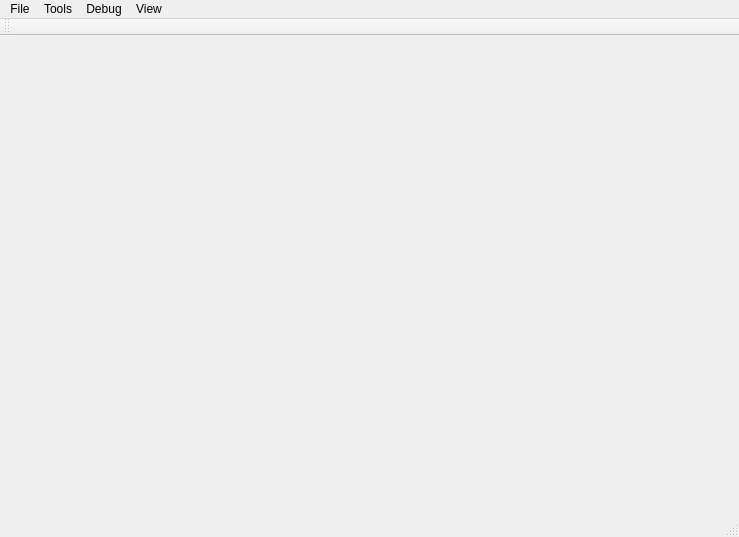
<?xml version="1.0" encoding="UTF-8"?>
<ui version="4.0">
 <class>CoffeeGameEditor</class>
 <widget class="QMainWindow" name="CoffeeGameEditor">
  <property name="geometry">
   <rect>
    <x>0</x>
    <y>0</y>
    <width>739</width>
    <height>537</height>
   </rect>
  </property>
  <property name="windowTitle">
   <string>Coffee Game Environment</string>
  </property>
  <widget class="QWidget" name="centralwidget">
   <layout class="QGridLayout" name="gridLayout"/>
  </widget>
  <widget class="QMenuBar" name="menubar">
   <property name="geometry">
    <rect>
     <x>0</x>
     <y>0</y>
     <width>739</width>
     <height>22</height>
    </rect>
   </property>
   <widget class="QMenu" name="menuFile">
    <property name="title">
     <string>File</string>
    </property>
    <addaction name="separator"/>
    <addaction name="actionQuit"/>
   </widget>
   <widget class="QMenu" name="menuTools">
    <property name="title">
     <string>Tools</string>
    </property>
   </widget>
   <widget class="QMenu" name="menuDebug">
    <property name="title">
     <string>Debug</string>
    </property>
    <addaction name="actionClear_log"/>
   </widget>
   <widget class="QMenu" name="menuView">
    <property name="title">
     <string>View</string>
    </property>
    <addaction name="actionToolbar"/>
   </widget>
   <addaction name="menuFile"/>
   <addaction name="menuTools"/>
   <addaction name="menuDebug"/>
   <addaction name="menuView"/>
  </widget>
  <widget class="QStatusBar" name="statusbar"/>
  <widget class="QToolBar" name="toolBar">
   <property name="windowTitle">
    <string>toolBar</string>
   </property>
   <attribute name="toolBarArea">
    <enum>TopToolBarArea</enum>
   </attribute>
   <attribute name="toolBarBreak">
    <bool>false</bool>
   </attribute>
  </widget>
  <action name="actionQuit">
   <property name="text">
    <string>Quit</string>
   </property>
   <property name="shortcut">
    <string>Ctrl+Q</string>
   </property>
  </action>
  <action name="actionClear_log">
   <property name="text">
    <string>Clear log</string>
   </property>
  </action>
  <action name="actionToolbar">
   <property name="checkable">
    <bool>true</bool>
   </property>
   <property name="text">
    <string>Toolbar</string>
   </property>
  </action>
 </widget>
 <resources/>
 <connections/>
</ui>
